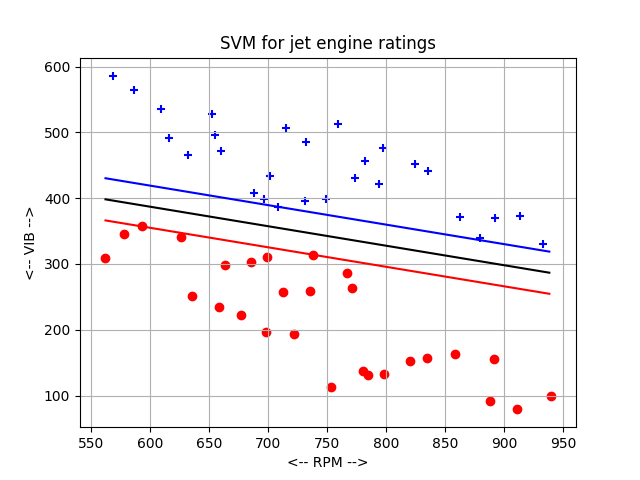

Write Python code to recreate this figure.
#! /usr/bin/env python3
#
def cvxopt_svm_test ( ):

#*****************************************************************************80
#
## cvxopt_svm determines the parameters of a support vector machine.
#
#  Discussion:
#
#    We are given m data pairs ( x_i, y_i ), with each y_i being -1 or +1.
#
#    The SVM problem can be described as solving:
#      minimize    w'w
#      subject to yi ( x'wi+b) >= 1 for 1 <= i <= m
#
#    The cvxopt package includes a quadratic programming option to find x:
#      minimize   1/2 x' P x + q' x
#      subject to G x <= h
#                 A x = b
#
#    We read our problem data and arrange them in a format that allows
#    us to call the cvxopt solver solvers.qp().
#
#  Licensing:
#
#    This code is distributed under the GNU LGPL license. 
#
#  Modified:
#
#    01 April 2019
#
#  Author:
#
#    John Burkardt
#
  import matplotlib.pyplot as plt
  import numpy as np
  import platform

  print ( '' )
  print ( 'cvxopt_svm' )
  print ( '  Python version: %s' % ( platform.python_version ( ) ) )
  print ( '  Support Vector Machine.' )
#
#  Read the data.
#
  data = np.loadtxt ( 'jet_engine.txt' )

  rpm = data[:,1]
  vib = data[:,2]
  grade = data[:,3]

  n = len ( rpm )

  rpm_min = np.min ( rpm )
  rpm_max = np.max ( rpm )
  vib_min = np.min ( vib )
  vib_max = np.max ( vib )

  good = np.argwhere ( grade == +1.0 )
  bad = np.argwhere ( grade == -1.0 )
  n_good = len ( good )
  n_bad = len ( bad )
  bad_rpm_mean = np.mean ( rpm[bad] )
  bad_vib_mean = np.mean ( vib[bad] )
  good_rpm_mean = np.mean ( rpm[good] )
  good_vib_mean = np.mean ( vib[good] )

  print ( '' )
  print ( '  Jet Engine Ratings:' )
  print ( '' )
  print ( '  Number of engines = %d' % ( n ) )
  print ( '  %d good engines, and %d bad engines' % ( n_good, n_bad ) )
  print ( '  %g <= RPM <= %g' % ( rpm_min, rpm_max ) )
  print ( '  %g <= VIB <= %g' % ( vib_min, vib_max ) )
  print ( '  GOOD: mean RPM = %g, mean VIB = %g' % ( good_rpm_mean, good_vib_mean ) )
  print ( '  BAD:  mean RPM = %g, mean VIB = %g' % ( bad_rpm_mean, bad_vib_mean ) )
  print ( '  %g <= VIB <= %g' % ( vib_min, vib_max ) )
#
#  Call cvxopt to solve the quadratic programming problem.
#
  alphas = fit ( rpm, vib, grade )
#
#  Report the SVM coefficients.
#
  w = alphas[0:2]
  b = alphas[2]

  print ( '' )
  print ( '  SVM classifier' )
  print ( '  f(x) = %g x0 + %g x1 + %g' % ( w[0], w[1], b ) )
#
#  Plot the data and the SVM separating line.
#
  fig, ax = plt.subplots()

  slope = - w[0] / w[1]
  intercept = -b / w[1]
  x = np.arange ( rpm_min, rpm_max )

  ax.plot ( x, x * slope + intercept - 1 / w[1], 'r-' )
  ax.plot ( x, x * slope + intercept, 'k-' )
  ax.plot ( x, x * slope + intercept + 1 / w[1], 'b-' )

  ax.scatter ( rpm[bad], vib[bad], c = 'red', marker = 'o' )
  ax.scatter ( rpm[good], vib[good], c = 'blue', marker = '+' )

  plt.xlabel ( '<-- RPM -->' )
  plt.ylabel ( '<-- VIB -->' )
  plt.title ( 'SVM for jet engine ratings' )
  plt.grid ( True )
  filename = 'cvxopt_svm.png'
  plt.savefig ( filename )
  print ( '' )
  print ( '  Graphics saved as "%s"' % ( filename ) )
# plt.show ( )
  plt.clf ( )
#
#  Terminate.
#
  print ( '' )
  print ( 'cvxopt_svm' )
  print ( '  Normal end of execution.' )

  return

def fit ( rpm, vib, grade ):

#*****************************************************************************80
#
## fit sets up and solves the quadratic programming problem.
#
#  Discussion:
#
#    We are given m data pairs ( x_i, y_i ), with each y_i being -1 or +1.
#
#    The SVM problem can be described as solving:
#      minimize    w'w
#      subject to yi ( x'wi+b) >= 1 for 1 <= i <= m
#
#    The cvxopt package includes a quadratic programming option to find x:
#      minimize   1/2 x' P x + q' x
#      subject to G x <= h
#                 A x = b
#
#    We read our problem data and arrange them in a format that allows
#    us to call the cvxopt solver solvers.qp().
#
#  Licensing:
#
#    This code is distributed under the GNU LGPL license. 
#
#  Modified:
#
#    01 April 2019
#
#  Author:
#
#    John Burkardt
#
#  Parameters:
#
#    Input, real rpm(n), vib(n), grade(n), the data x, and the "rating" y.
#
#    Output, real alpha(3), the values of w and b.
#
  from cvxopt import matrix
  from cvxopt import solvers
  import numpy as np

  n = len ( rpm )
#
#  Set the arrays that describe our quadratic programming problem.
#
  H = 0.5 * np.array ( [ \
    [ 1.0, 0.0, 0.0 ], \
    [ 0.0, 1.0, 0.0 ], \
    [ 0.0, 0.0, 0.0 ] ] )

  f = np.zeros ( 3 )

  A = np.array ( [ rpm, vib, np.ones(n) ] )
  A = A.transpose ( )
  A = - np.dot ( np.diag ( grade ), A )

  c = -1.0 * np.ones ( n )
#
#  Convert arrays to CVXOPT "matrix" class.
#
  H = matrix ( H )
  f = matrix ( f )
  A = matrix ( A )
  c = matrix ( c )
#
#  Solve the quadratic programming problem.
#
  solvers.options['show_progress'] = False

  sol = solvers.qp ( H, f, A, c )
#
#  Convert solution to numpy vector.
#
  alphas = np.array ( sol['x'] )

  return alphas

def timestamp ( ):

#*****************************************************************************80
#
## TIMESTAMP prints the date as a timestamp.
#
#  Licensing:
#
#    This code is distributed under the GNU LGPL license. 
#
#  Modified:
#
#    06 April 2013
#
#  Author:
#
#    John Burkardt
#
#  Parameters:
#
#    None
#
  import time

  t = time.time ( )
  print ( time.ctime ( t ) )

  return None

if __name__ == '__main__':
  timestamp ( )
  cvxopt_svm_test ( )
  timestamp ( )
